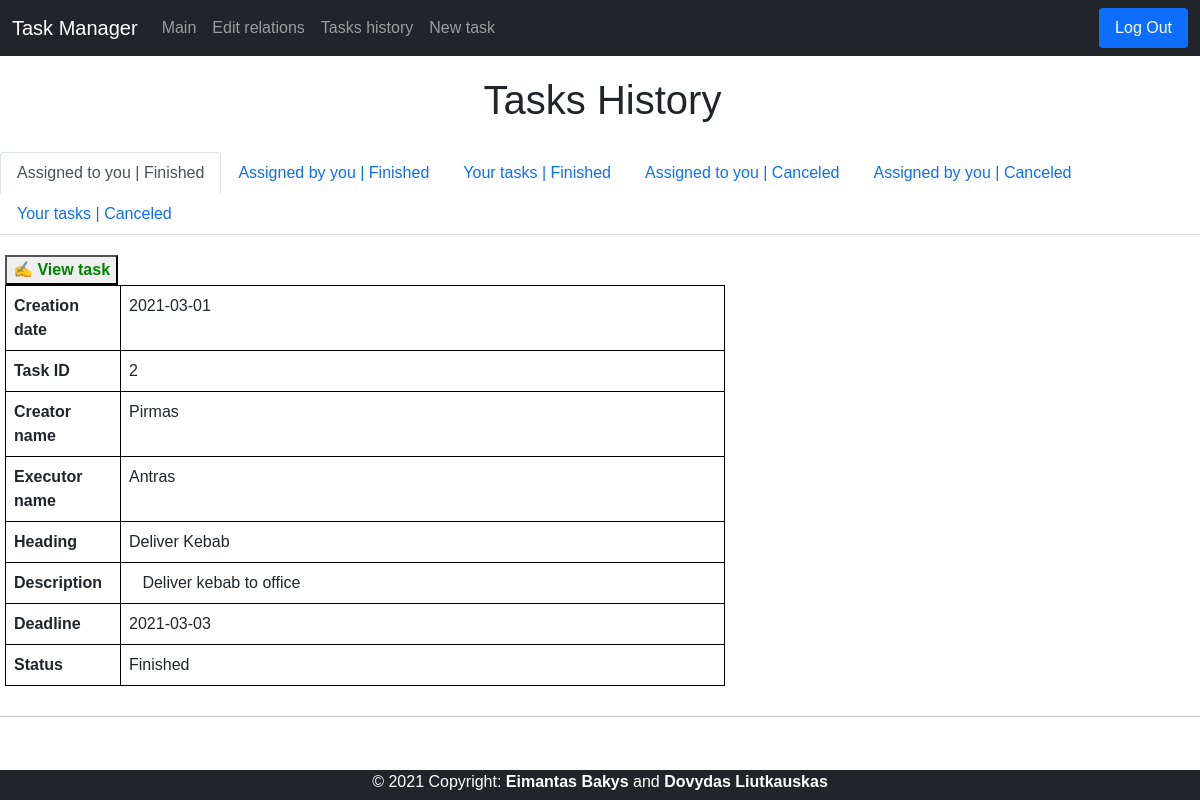
/tasks (signed in), run on the app's committed database.
### tables this page shows
CREATE TABLE tasks(id INTEGER PRIMARY KEY, creator_id INTEGER, executor_id INTEGER, heading TEXT, description TEXT, creation_date TIMESTAMP, deadline_date TIMESTAMP, status INTEGER, pending INTEGER);

CREATE TABLE users(user_id INTEGER PRIMARY KEY, name TEXT NOT NULL UNIQUE, hash TEXT NOT NULL, position TEXT, company TEXT, administrator INTEGER);

### application.py (the view)
@app.route("/tasks", methods=["GET"])
def tasks():
    connection = sqlite3.connect('data.db')
    db = connection.cursor()
    db.execute("SELECT * FROM tasks WHERE creator_id = ? ORDER BY creation_date DESC",
               (session["user_id"],))
    creator = db.fetchall()
    db.execute("SELECT * FROM tasks WHERE executor_id = ? ORDER BY creation_date DESC",
               (session["user_id"],))
    executor = db.fetchall()
    db.execute("SELECT * FROM users")
    users = db.fetchall()
    return render_template("tasks.html", creator=creator, executor=executor, users=users)

### templates/tasks.html (shortened to what this page needs)
{% extends "layout.html" %}
{% block main %}
<h1 class="pageTitle">Tasks History</h1>
<nav>
    <div class="nav nav-tabs" id="nav-tab" role="tablist">
      <button class="nav-link active" id="nav-executorF-tab" data-bs-toggle="tab" data-bs-target="#nav-executorF" type="button" role="tab" aria-controls="nav-executorF" aria-selected="false">Assigned to you | Finished</button>
      <button class="nav-link" id="nav-creatorF-tab" data-bs-toggle="tab" data-bs-target="#nav-creatorF" type="button" role="tab" aria-controls="nav-creatorF" aria-selected="false">Assigned by you | Finished</button>
      <button class="nav-link" id="nav-yourTasksF-tab" data-bs-toggle="tab" data-bs-target="#nav-yourTasksF" type="button" role="tab" aria-controls="nav-yourTasksF" aria-selected="false">Your tasks | Finished</button>
      <button class="nav-link" id="nav-executorC-tab" data-bs-toggle="tab" data-bs-target="#nav-executorC" type="button" role="tab" aria-controls="nav-executorC" aria-selected="false">Assigned to you | Canceled</button>
      <button class="nav-link" id="nav-creatorC-tab" data-bs-toggle="tab" data-bs-target="#nav-creatorC" type="button" role="tab" aria-controls="nav-creatorC" aria-selected="false">Assigned by you | Canceled</button>
      <button class="nav-link" id="nav-yourTasksC-tab" data-bs-toggle="tab" data-bs-target="#nav-yourTasksC" type="button" role="tab" aria-controls="nav-yourTasksC" aria-selected="false">Your tasks | Canceled</button>
    </div>
  </nav>
  <div class="tab-content" id="nav-tabContent">
          <div class="tab-pane fade show active" id="nav-executorF" role="tabpanel" aria-labelledby="nav-executorF-tab">
            {% for row in executor %}
            {% if row[1] != row[2] and row[7] == 1 and row[8] == 0 %}
    <div class="container-2" style="margin-top: 20px;">
        <form action="/" method="POST">
            <button type="submit" name="task_id" value="{{ row[0] }}" class="edit">&#9997; View task</button>
            <table class="table">
                <tr class="borderr">
                    <th scope="col" class="borderName">Creation date</th>
                    <td class="borderr">{{ row[5] }}</td>
                </tr>
                <tr class="borderr">
                    <th scope="col" class="borderName">Task ID</th>
                    <td class="borderr">{{ row[0] }} </td>
                </tr>
                <tr class="borderr">
                    <th scope="col" class="borderName">Creator name</th>
                    <td class="borderr">
                        {% for user in users %}
                        {% if user[0] == row[1] %}
                        {{ user[1] }}
                        {% endif %}
                        {% endfor %}
                    </td>
                </tr>
                <tr class="borderr">
                    <th scope="col" class="borderName">Executor name</th>
                    <td class="borderr">
                        {% for user in users %}
                        {% if user[0] == row[2] %}
                        {{ user[1] }}
                        {% endif %}
                        {% endfor %}
                    </td>
                </tr>
                <tr class="borderr">
                    <th scope="col" class="borderName" tyle="white-space: pre-wrap;">Heading</th>
                    <td class="borderr">{{ row[3] }}</td>
                </tr>
                <tr class="borderr">
                    <th scope="col" class="borderName">Description</th>
                    <td class="borderr" style="white-space: pre-wrap;">{{ row[4] }}</td>
                </tr>
                <tr class="borderr">
                    <th scope="col" class="borderName">Deadline</th>
                    <td class="borderr">{{ row[6] }}</td>
                </tr>
                <tr class="borderr">
                    <th scope="col" class="borderName">Status</th>
                    <td class="borderr">Finished</td>
                </tr>
            </table>
            <hr>
        </form>
    </div>
    {% endif %}
    {% endfor %}
        </div>
  </div>
{% endblock %}

### static/styles.css (style rules this page uses)
.pageTitle { padding: 20px; text-align: center; margin-left: 5px; }
.table { width: 60%; margin-left: 5px; margin-bottom: 30px; }
.borderr { border: 1px solid black; }
.borderName { width: 16%; }
.edit { margin-left: 5px; font-weight: bold; color: green; }
body { font-family: Verdana, Geneva, Tahoma, sans-serif }

### data on the page
tasks: creation_date "2021-03-01", id "2", heading "Deliver Kebab", description "Deliver kebab to office", deadline_date "2021-03-03"
users: name "Pirmas"
users: name "Antras"
